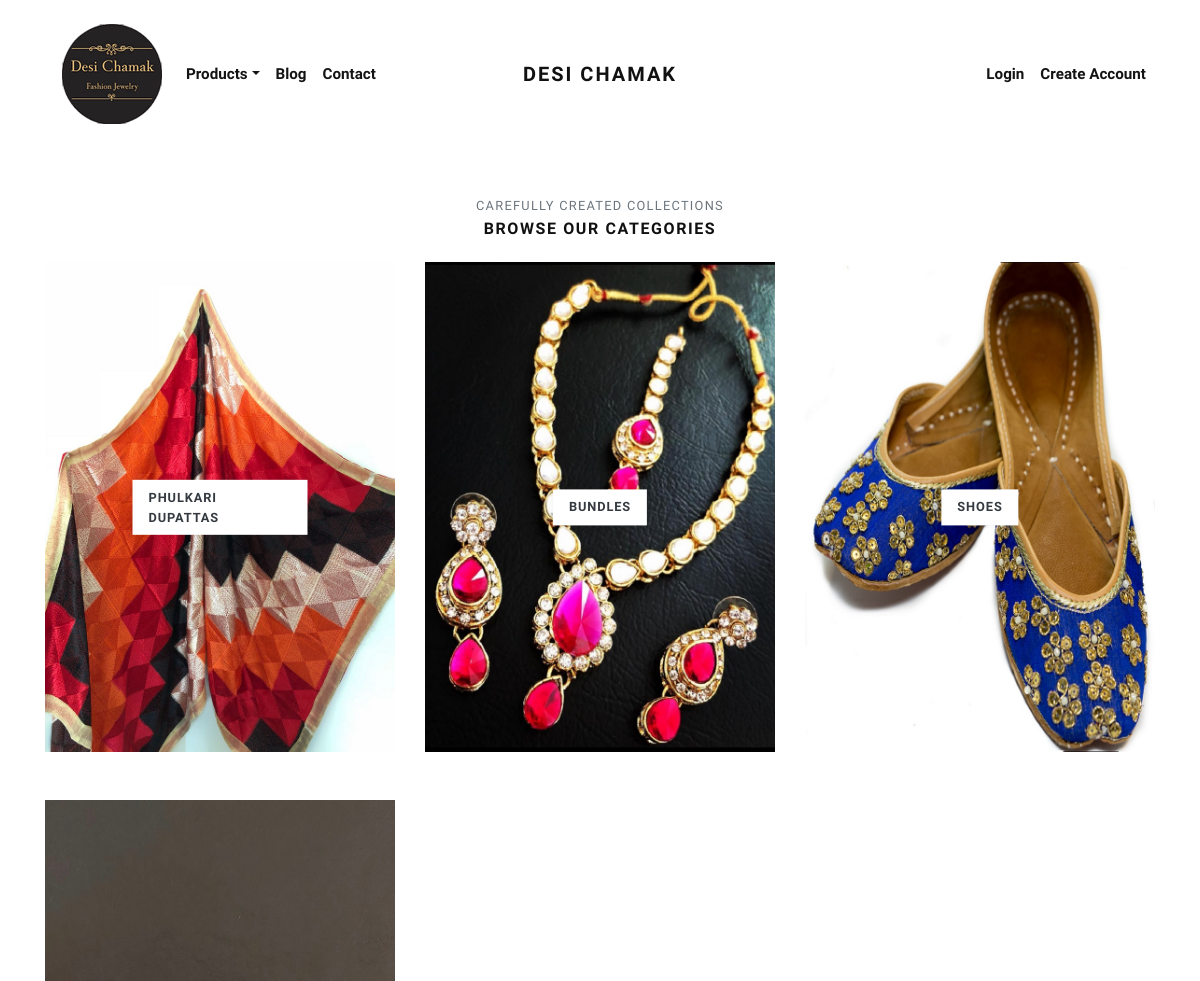
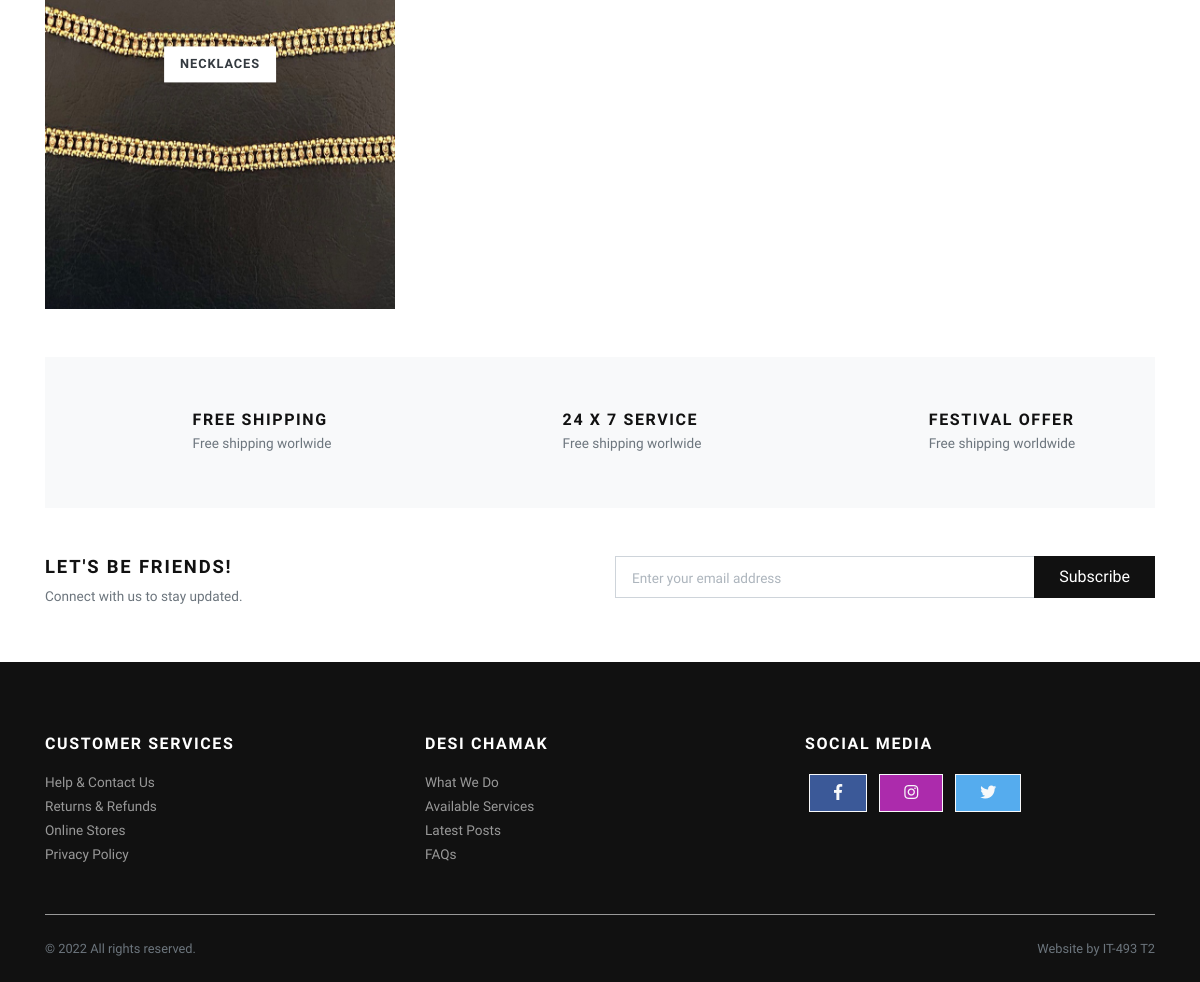
Page /categories/ on the committed database (2 pictures, top to bottom).
### store/models.py (models this page shows, shortened)
class Category(models.Model):
    title = models.CharField(max_length=50, verbose_name="Category Title")
    slug = models.SlugField(max_length=55, verbose_name="Category Slug")
    description = models.TextField(blank=True, verbose_name="Category Description")
    category_image = models.ImageField(upload_to='category', blank=True, null=True, verbose_name="Category Image")
    is_active = models.BooleanField(verbose_name="Is Active?")
    is_featured = models.BooleanField(verbose_name="Is Featured?")
    created_at = models.DateTimeField(auto_now_add=True, verbose_name="Created Date")
    updated_at = models.DateTimeField(auto_now=True, verbose_name="Updated Date")
    class Meta:
        verbose_name_plural = 'Categories'
        ordering = ('-created_at', )

### store/views.py (the view)
# urls.py: path('categories/', views.all_categories, name="all-categories"),
def all_categories(request):
    categories = Category.objects.filter(is_active=True)
    return render(request, 'store/categories.html', {'categories': categories})

### store/context_preprocessors.py (called while the page is built)
def store_menu(request):
    categories = Category.objects.filter(is_active=True)
    context = {
        'categories_menu': categories,
    }
    return context

def cart_menu(request):
    if request.user.is_authenticated:
        cart_items= Cart.objects.filter(user=request.user)
        context = {
            'cart_items': cart_items,
        }
    else:
        context = {}
    return context

### templates/store/categories.html (shortened to what this page needs)
{% extends 'base.html' %}
{% load static %}
      {% block content %}
      <div class="container">
        <section class="pt-5">
          <header class="text-center">
            <p class="small text-muted small text-uppercase mb-1">Carefully created collections</p>
            <h2 class="h5 text-uppercase mb-4">Browse our categories</h2>
          </header>
          <div class="row">
          {% if categories %}
            {% for category in categories %}
              <div class="col-md-4 mb-4 mb-md-5">
                <a class="category-item" href="{% url 'store:category-products' category.slug %}">
                  <strong class="category-item-title">{{ category.title }}</strong>
                </a>
              </div>
            {% endfor %}
          {% endif %}
          </div>
        </section>
        <section class="py-5 bg-light">
          <div class="container">
            <div class="row text-center">
              <div class="col-lg-4 mb-3 mb-lg-0">
                <div class="d-inline-block">
                  <div class="media align-items-end">
                    <svg class="svg-icon svg-icon-big svg-icon-light">
                      <use xlink:href="#delivery-time-1"> </use>
                    </svg>
                    <div class="media-body text-left ml-3">
                      <h6 class="text-uppercase mb-1">Free shipping</h6>
                      <p class="text-small mb-0 text-muted">Free shipping worlwide</p>
                    </div>
                  </div>
                </div>
              </div>
              <div class="col-lg-4 mb-3 mb-lg-0">
                <div class="d-inline-block">
                  <div class="media align-items-end">
                    <svg class="svg-icon svg-icon-big svg-icon-light">
                      <use xlink:href="#helpline-24h-1"> </use>
                    </svg>
                    <div class="media-body text-left ml-3">
                      <h6 class="text-uppercase mb-1">24 x 7 service</h6>
                      <p class="text-small mb-0 text-muted">Free shipping worlwide</p>
                    </div>
                  </div>
                </div>
              </div>
              <div class="col-lg-4">
                <div class="d-inline-block">
                  <div class="media align-items-end">
                    <svg class="svg-icon svg-icon-big svg-icon-light">
                      <use xlink:href="#label-tag-1"> </use>
                    </svg>
                    <div class="media-body text-left ml-3">
                      <h6 class="text-uppercase mb-1">Festival offer</h6>
                      <p class="text-small mb-0 text-muted">Free shipping worldwide</p>
                    </div>
                  </div>
                </div>
              </div>
            </div>
          </div>
        </section>
        <section class="py-5">
          <div class="container p-0">
            <div class="row">
              <div class="col-lg-6 mb-3 mb-lg-0">
                <h5 class="text-uppercase">Let's be friends!</h5>
                <p class="text-small text-muted mb-0">Connect with us to stay updated.</p>
              </div>
              <div class="col-lg-6">
                <form action="#">
                  <div class="input-group flex-column flex-sm-row mb-3">
                    <input class="form-control form-control-lg py-3" type="email" placeholder="Enter your email address" aria-describedby="button-addon2">
                    <div class="input-group-append">
                      <button class="btn btn-dark btn-block" id="button-addon2" type="submit">Subscribe</button>
                    </div>
                  </div>
                </form>
              </div>
            </div>
          </div>
        </section>
      </div>
      {% endblock content %}

### jewelryshop/static/css/style.gold.css (style rules this page uses)
.text-small { font-size: 0.85rem !important; }
strong { font-weight: 700; }
.category-item { display: block; position: relative; color: #343a40; transition: all 0.3s; }
.category-item-title { display: inline-block; padding: 0.5rem 1rem; background: #fff; text-transform: uppercase; letter-spacing: 0.07em; position: absolute; top: 50%; left: 50%; -webkit-transform: translate(-50%, -50%); transform: translate(-50%, -50%); box-shadow: 0 0 5px rgba(0, 0, 0, 0.07); font-size: 0.8rem; }
.text-uppercase { text-transform: uppercase; letter-spacing: 0.1em; }
.svg-icon { width: 32px; height: 32px; vertical-align: text-bottom; stroke: currentColor; stroke-width: 3; --layer1: currentColor; --layer2: currentColor; --layer3: currentColor; }
.svg-icon.svg-icon-light { stroke-width: 2; }
.svg-icon-big { width: 48px; height: 48px; }
.btn { font-weight: 400; border: 1px solid transparent; font-family: inherit; padding: 0.375rem 1.5rem; font-size: 1rem; line-height: 1.5; border-radius: 0; transition: color 0.15s ease-in-out, background-color 0.15s ease-in-out, border-color 0.15s ease-in-out, box-shadow 0.15s ease-in-out; }
.btn-dark { color: #fff; background-color: #111111; border-color: #111111; }
body { font-family: "Libre Franklin", sans-serif; font-size: 1rem; font-weight: 400; line-height: 1.5; color: #111111; background-color: #fff; }
a { color: #dcb14a; text-decoration: none; }
h1, h2, h3, h4, h5, h6, .h1, .h2, .h3, .h4, .h5, .h6 { margin-bottom: 0.5rem; font-family: inherit; font-weight: 900; line-height: 1.2; color: inherit; }
h2, .h2 { font-size: 1.9rem; }
h5, .h5 { font-size: 1.15rem; }
h6, .h6 { font-size: 1rem; }
small, .small { font-size: 80%; font-weight: 400; }
.bg-light { background-color: #f8f9fa !important; }
.form-control { padding: 0.375rem 0.75rem; font-size: 1rem; line-height: 1.5; color: #495057; background-color: #fff; border: 1px solid #ced4da; border-radius: 0; transition: border-color 0.15s ease-in-out, box-shadow 0.15s ease-in-out; }
.form-control::placeholder { color: #adb5bd; font-size: 0.85rem; font-weight: 400; }
.form-control-lg { padding: 0.5rem 1rem; font-size: 1rem; line-height: 1.5; border-radius: 0; }

### jewelryshop/static/css/custom.css (style rules this page uses)
.h5 { font-size: 16px; font-weight: bold; }

### rows in the picture
Category: title "PHULKARI DUPATTAS"
Category: title "BUNDLES"
Category: title "SHOES"
Category: title "NECKLACES"
